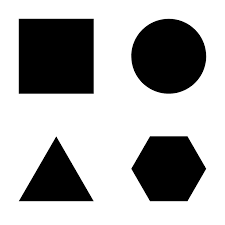
#> input picture Intermediate/shape.png, 225 x 225 px
$ python contour.py
#> lines starting #> are read from the running program, lines starting #| are printed output that depends on the picture; after the words box and inside, x2 and y2 are one past the last pixel; in counts of white or black regions, pixels touching at a corner belong together
import cv2

import numpy as np

image=cv2.imread('shape.png')
#> image is the input picture: shape (225, 225, 3); min 0, max 255, mean 174.1
cv2.waitKey(0)

gray=cv2.cvtColor(image,cv2.COLOR_BGR2GRAY)

edged=cv2.Canny(gray,30,200)
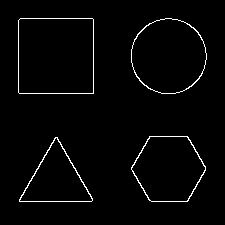
#> edged: shape (225, 225); 2.2% white in thin lines or dots, all inside (x1, y1, x2, y2) = (18, 18, 207, 202)
cv2.waitKey(0)

contours, hierarchy = cv2.findContours(edged,cv2.RETR_EXTERNAL, cv2.CHAIN_APPROX_NONE)
#> contours = 4 contours; box (x1, y1, x2, y2) and area: (18, 18, 94, 94) 5622, (131, 18, 207, 94) 4424, (131, 136, 206, 202) 3678, (19, 137, 93, 202) 2474

cv2.imshow('Edged Image',edged)
cv2.waitKey(0)

print("Number of Contours="+str(len(contours)))
#| Number of Contours=4

cv2.drawContours(image,contours,-1,(0,255,0),3)
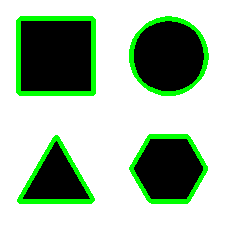
#> image: shape (225, 225, 3); 9.01% of pixels changed, all inside (x1, y1, x2, y2) = (16, 16, 209, 204)
cv2.imshow('Contour',image)
cv2.waitKey(0)
cv2.destroyAllWindows()

$ run again, with Intermediate/marbles.png copied over Intermediate/shape.png
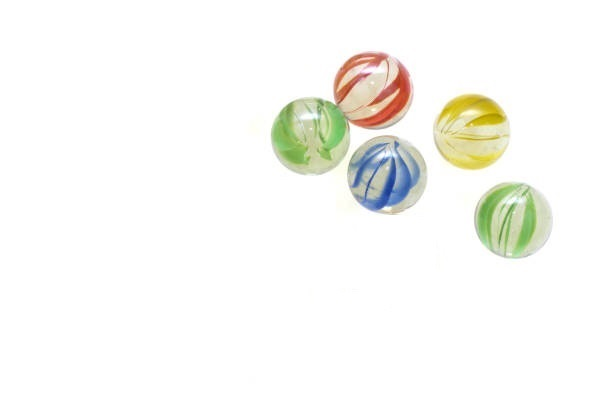
#> input picture Intermediate/marbles.png, 612 x 419 px
#> image is the input picture: shape (419, 612, 3); mean B, G, R 244.9, 248.7, 248.6
#> `edged=cv2.Canny(gray,30,200)`:
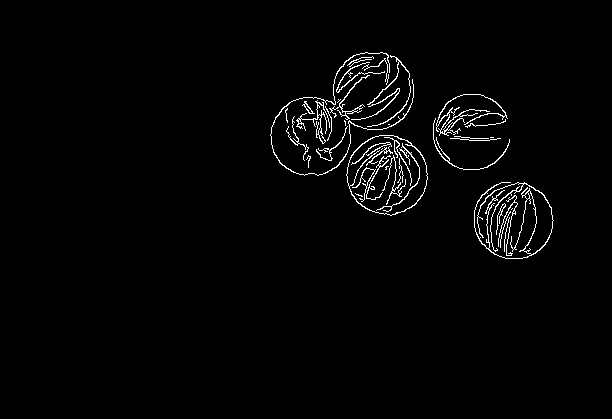
#> edged: shape (419, 612); 1.9% white in thin lines or dots, all inside (x1, y1, x2, y2) = (270, 52, 554, 259)
#> contours = 30 contours, 16 with area under 20; largest, box (x1, y1, x2, y2) and area: (346, 135, 428, 216) 4990, (474, 182, 554, 259) 179, (436, 94, 508, 136) 108, (296, 100, 330, 144) 94, (270, 52, 414, 176) 90
#| Number of Contours=30
#> `cv2.drawContours(image,contours,-1,(0,255,0),3)`:
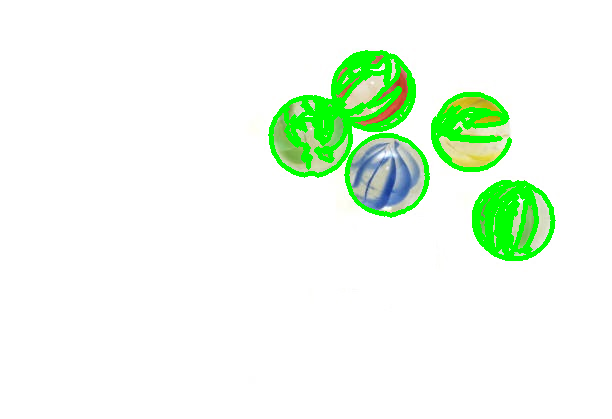
#> image: shape (419, 612, 3); 5.69% of pixels changed, all inside (x1, y1, x2, y2) = (268, 50, 556, 261)
